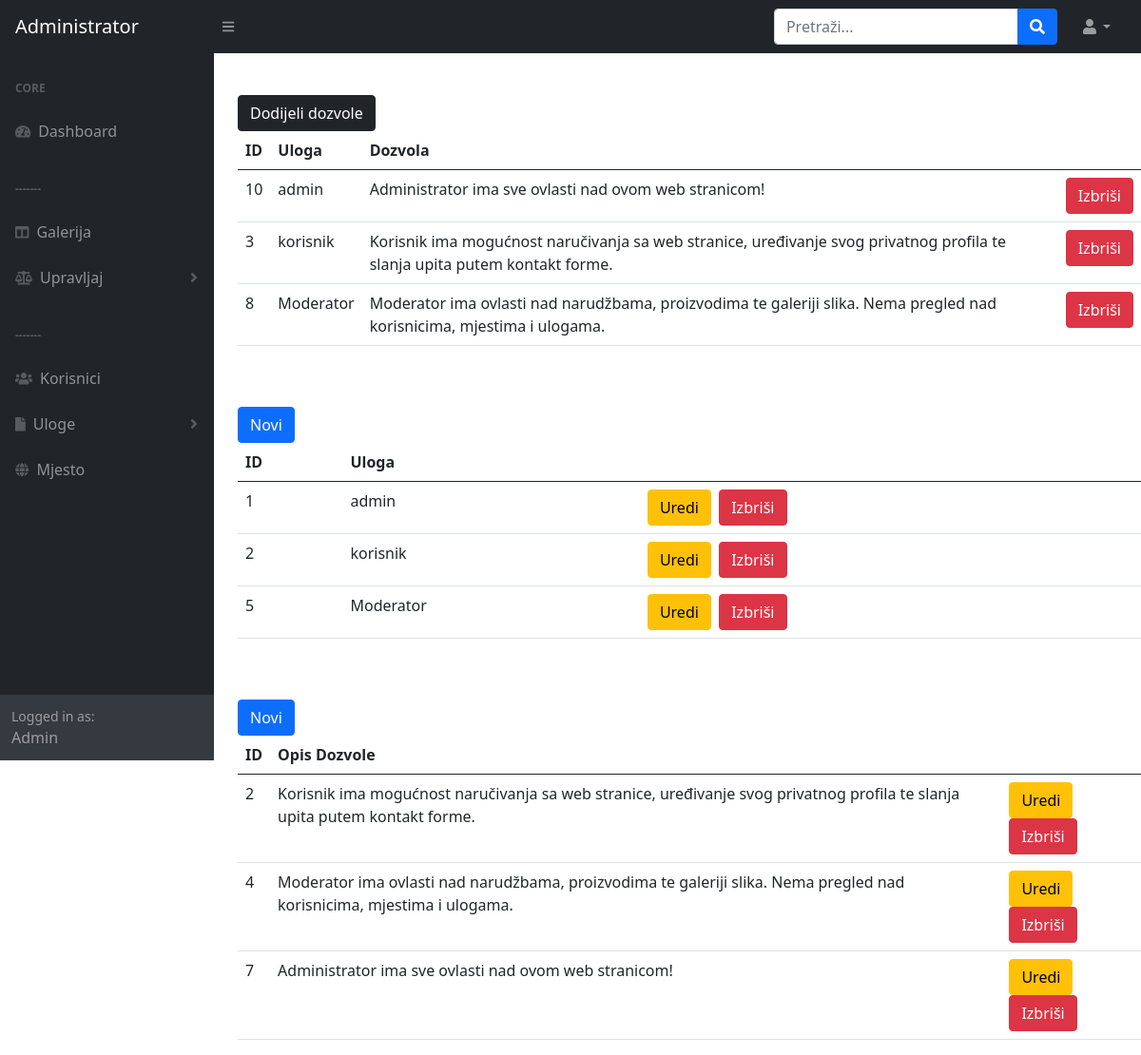
Screenshot of /admin/uloga.php with the database file from the repository.
### tables this page shows
CREATE TABLE `uloga_dozvola` (
  `id` int(11) NOT NULL,
  `uloga_id` int(11) NOT NULL,
  `dozvola_id` int(11) NOT NULL,
  `kreirano` timestamp NOT NULL DEFAULT current_timestamp()
);

CREATE TABLE `uloga` (
  `id` int(11) NOT NULL,
  `naziv` varchar(20) NOT NULL
);

CREATE TABLE `dozvola` (
  `id` int(11) NOT NULL,
  `opis` text NOT NULL
);

### admin/uloga.php (the view, shortened to what this page needs)
<?php
    include_once 'includes/head.inc.php';
    include_once 'includes/nav.inc.php';
    include_once 'includes/sidenav.inc.php';
    require_once 'includes/dbh.inc.php';
?>
<div class="korisnik">
<button type="button" id="btnNovi" class="btn btn-dark" data-bs-toggle="modal" data-bs-target="#novaDodijela">Dodijeli dozvole</button>
<table class="table">
  <thead>
    <tr>
      <th scope="col">ID</th>
      <th scope="col">Uloga</th>
      <th scope="col">Dozvola</th>
      <th scope="col"></th>
    </tr>
  </thead>
  <tbody>
    <?php
    $query = "SELECT uloga_dozvola.id, uloga.naziv, dozvola.opis
                FROM uloga_dozvola
           LEFT JOIN uloga
                  ON uloga_dozvola.uloga_id = uloga.id
           LEFT JOIN dozvola
                  ON uloga_dozvola.dozvola_id = dozvola.id";
    $result = mysqli_query($conn, $query);
    $resultCheck = mysqli_num_rows($result);
    if($resultCheck > 0){
        while($row = mysqli_fetch_assoc($result)){
            echo "<tr><td>". $row["id"]
                ."</td><td>". $row["naziv"]
                ."</td><td>". $row["opis"]
                .'</td><td><a href="includes/delete.inc.php?deleteDodijela='.$row["id"].'"><button class="btn btn-danger">Izbriši</button></a></td></tr>' ;
        }
        echo "</tbody></table>";
    }
    else {
        echo "</tbody></table>";
        echo "Nema rezultata..";
    }
    ?>
<br /><br />
<button type="button" id="btnNovi" class="btn btn-primary" data-bs-toggle="modal" data-bs-target="#novaUloga">Novi</button>
<table class="table">
  <thead>
    <tr>
      <th scope="col">ID</th>
      <th scope="col">Uloga</th>
      <th scope="col"></th>
    </tr>
  </thead>
  <tbody>
    <?php
    $sql = "SELECT * FROM uloga;";
    $result = mysqli_query($conn, $sql);
    $resultCheck = mysqli_num_rows($result);
    if($resultCheck > 0){
        while($row = mysqli_fetch_assoc($result)){
            echo "<tr><td>". $row["id"]
                ."</td><td>". $row["naziv"]
                .'</td><td><a href="edituloga.php?editUloga='.$row["id"].'"><button class="btn btn-warning">Uredi</button></a>&nbsp
                           <a href="includes/delete.inc.php?deleteUloga='.$row["id"].'"><button class="btn btn-danger">Izbriši</button></a></td></tr>' ;
        }
        echo "</tbody></table>";
    }
    else {
        echo "</tbody></table>";
        echo "Nema rezultata..";
    }
    ?>
<br /><br />
<button type="button" id="btnNovi" class="btn btn-primary" data-bs-toggle="modal" data-bs-target="#novaDozvola">Novi</button>
<table class="table">
  <thead>
    <tr>
      <th scope="col">ID</th>
      <th scope="col">Opis Dozvole</th>
      <th scope="col"></th>
    </tr>
  </thead>
  <tbody>
    <?php
    $sql = "SELECT * FROM dozvola;";
    $result = mysqli_query($conn, $sql);
    $resultCheck = mysqli_num_rows($result);
    if($resultCheck > 0){
        while($row = mysqli_fetch_assoc($result)){
            echo "<tr><td>". $row["id"]
                ."</td><td>". $row["opis"]
                .'</td><td><a href="editdozvola.php?editDozvola='.$row["id"].'"><button class="btn btn-warning">Uredi</button></a>&nbsp
                           <a href="includes/delete.inc.php?deleteDozvola='.$row["id"].'"><button class="btn btn-danger">Izbriši</button></a></td></tr>' ;
        }
        echo "</tbody></table>";
    }
    else {
        echo "</tbody></table>";
        echo "Nema rezultata..";
    }
    ?>
</div>
 <?php
include_once 'includes/footer.inc.php';
?>

### rows the page displays
uloga_dozvola: id "10", uloga.naziv "admin", dozvola.opis "Administrator ima sve ovlasti nad ovom web stranicom!"
uloga_dozvola: id "3", uloga.naziv "korisnik", dozvola.opis "Korisnik ima mogućnost naručivanja sa web stranice, uređivanje svog privatnog profila te slanja upita putem kontakt forme."
uloga_dozvola: id "8", uloga.naziv "Moderator", dozvola.opis "Moderator ima ovlasti nad narudžbama, proizvodima te galeriji slika. Nema pregled nad korisnicima, mjestima i ulogama."
uloga: id "1", naziv "admin"
uloga: id "2", naziv "korisnik"
uloga: id "5", naziv "Moderator"
dozvola: id "2", opis "Korisnik ima mogućnost naručivanja sa web stranice, uređivanje svog privatnog profila te slanja upita putem kontakt forme."
dozvola: id "4", opis "Moderator ima ovlasti nad narudžbama, proizvodima te galeriji slika. Nema pregled nad korisnicima, mjestima i ulogama."
dozvola: id "7", opis "Administrator ima sve ovlasti nad ovom web stranicom!"
